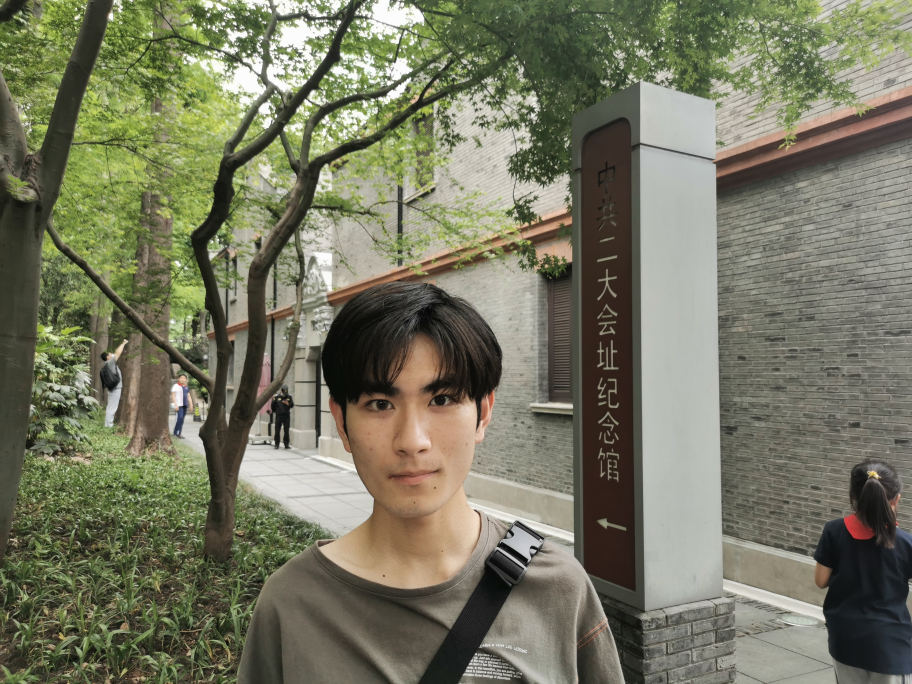
#> input picture OpenCV/data/pictures_for_training/2.MrMa.jpg, 3648 x 2736 px, found by its file name (shown at 1/4 size); its folder holds 4 pictures in this run
$ python datatraining.py
#> lines starting #> are read from the running program, lines starting #| are printed output that depends on the picture
import os
import cv2
from PIL import Image
import numpy as np


def getImageAndLabels(path):
    global id
    facesSamples = []  # 储存人脸数据
    ids = []  # 储存姓名
    ImagePaths = [os.path.join(path, f) for f in os.listdir(path)]  # 储存图片信息
    face_detect = cv2.CascadeClassifier('D:/opencv/opencv/build/etc/haarcascades/haarcascade_frontalface_alt2.xml')
    for ImagePath in ImagePaths:  # for in循环，用ImagePath遍历ImagePaths中的每一个元素
        PIL_img = Image.open(ImagePath).convert('L')  # 打开图像并将其灰度化
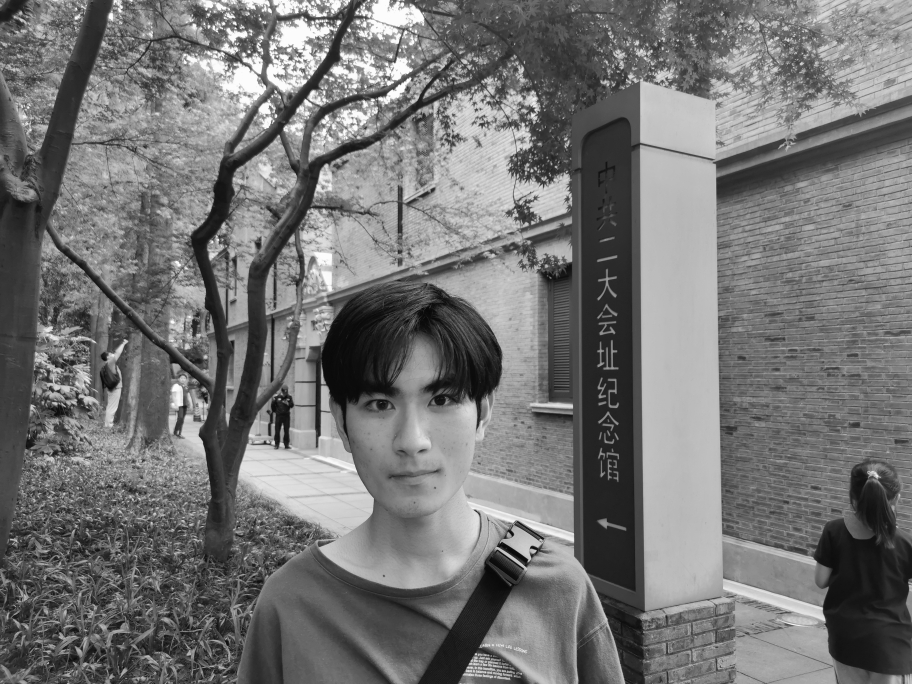
#> PIL_img: PIL image 3648x2736 L (shown at 1/4 size); min 0, max 255, mean 116.4
        img_numpy = np.array(PIL_img, 'uint8')  # 将黑白图像转为数组
        faces = face_detect.detectMultiScale(img_numpy)  # 获取人脸特征
#> faces = [[716, 1501, 31, 31], [2120, 1284, 42, 42], [1451, 212, 44, 44], [1050, 1195, 48, 48], [2148, 1427, 48, 48], [532, 1732, 56, 56], [662, 1280, 52, 52], [1066, 183, 54, 54], [1014, 430, 86, 86], [1269, 660, 88, 88], [2246, 2372, 82, 82], [1322, 1349, 669, 669]]
        id = int(os.path.split(ImagePath)[1].split('.')[0])  # 获取每张图片的id和姓名
        for x, y, w, h in faces:
            ids.append(id)
            facesSamples.append(img_numpy[y:y + h, x:x + w])  # 预防无脸图片
#> this loop made 12 passes
#> after the loop, facesSamples = 12 items; ids = [2, 2, 2, 2, 2, 2, 2, 2, 2, 2, 2, 2]
#> pass 2 of the loop in getImageAndLabels, `for ImagePath in ImagePaths:`:
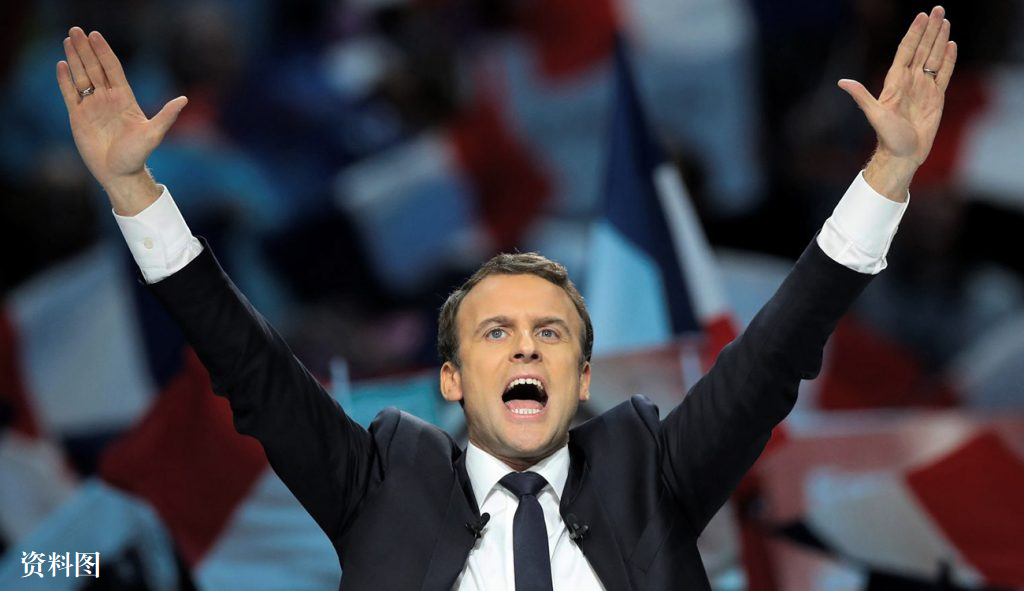
#> input picture OpenCV/data/pictures_for_training/3.Macron.jpg, 1024 x 591 px, found by its file name
#> in getImageAndLabels, `PIL_img = Image.open(ImagePath).convert('L')`:
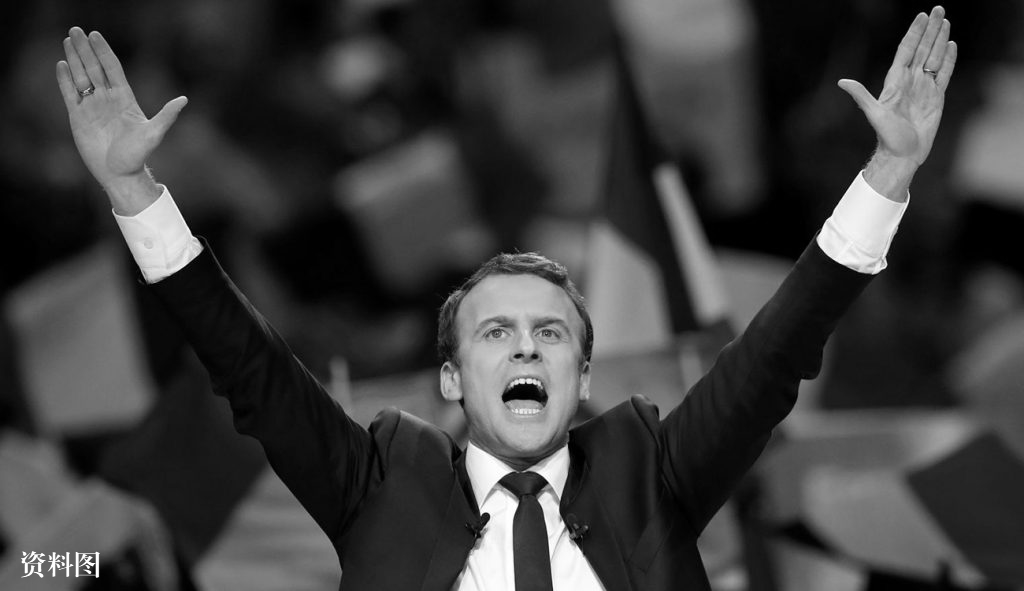
#> PIL_img: PIL image 1024x591 L; min 0, max 255, mean 61.1
#> faces = [[457, 277, 136, 136]]
#> the loop in getImageAndLabels, `for x, y, w, h in faces:` made 1 pass
#> after the loop in getImageAndLabels, `for x, y, w, h in faces:`: facesSamples = 13 items; ids = [2, 2, 2, 2, 2, 2, 2, 2, 2, 2, 2, 2, 3]
#> pass 3 of the loop in getImageAndLabels, `for ImagePath in ImagePaths:`:
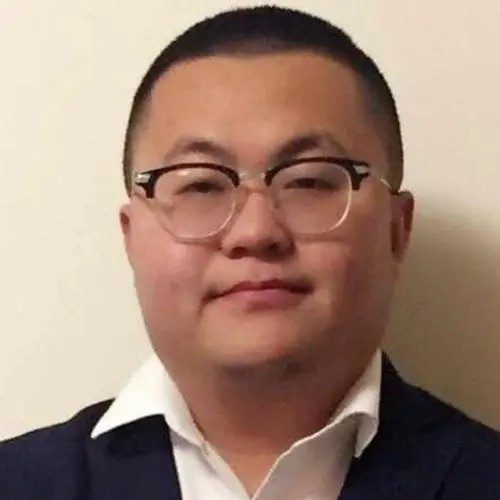
#> input picture OpenCV/data/pictures_for_training/4.sunxiaochuan.jpg, 500 x 500 px, found by its file name
#> in getImageAndLabels, `PIL_img = Image.open(ImagePath).convert('L')`:
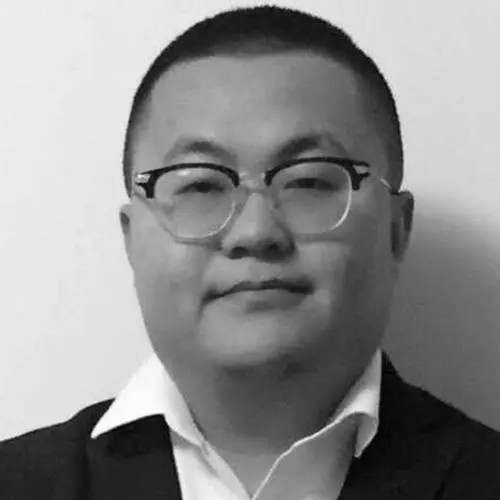
#> PIL_img: PIL image 500x500 L; min 0, max 255, mean 140.8
#> faces = [[108, 61, 298, 298]]
#> the loop in getImageAndLabels, `for x, y, w, h in faces:` made 1 pass
#> after the loop in getImageAndLabels, `for x, y, w, h in faces:`: facesSamples = 14 items; ids = [2, 2, 2, 2, 2, 2, 2, 2, 2, 2, 2, 2, 3, 4]
#> the loop made 4 passes; the first 3 are shown

    print('id:', id)
    print('fs:', facesSamples)
    return facesSamples, ids


if __name__ == '__main__':
    path = 'D:/pycharm/Face recognition/OpenCV/data/pictures_for_training/'  # 图片路径
    faces, ids = getImageAndLabels(path)  # 获取图像数组和id数组和签名
    recognizer = cv2.face.LBPHFaceRecognizer_create()  # 加载识别器
    recognizer.train(faces, np.array(ids))  # 训练
#> (the run stopped early here; a loop or call above may not have finished)
